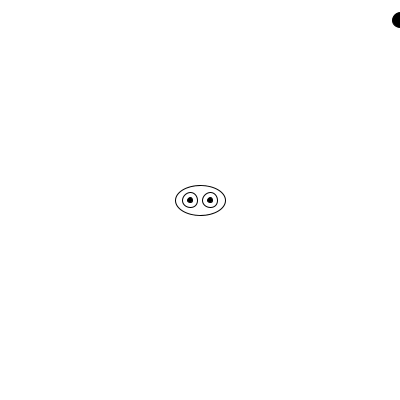
Frame 1 (no input)
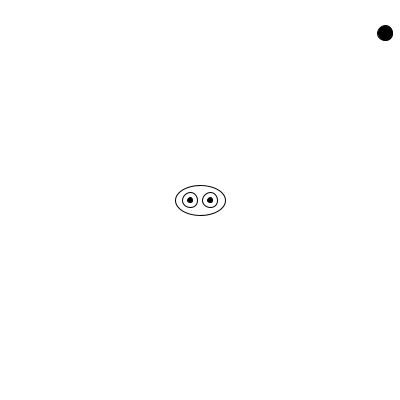
Frame 60 (the mouse pressed at the canvas centre just before this capture)
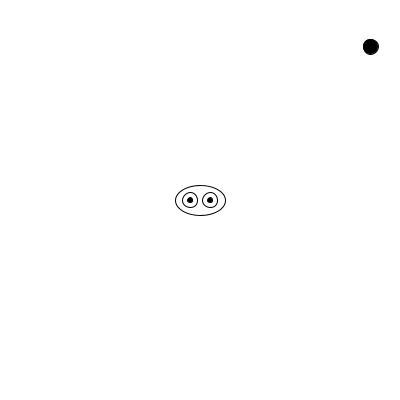
Frame 120 (the mouse held since frame 60 and released just before this capture)

The Processing sketch that drew these frames (run headless with seeded random() and noise(); from frame 60 on, the mouse is pressed at the canvas centre):

// Processing sketch: week07_4_halloween_ArrayList_mouseReleased_remove
// ── week07_4_halloween_ArrayList_mouseReleased_remove.pde
ArrayList<PVector> pt = new ArrayList<PVector>();
void setup(){
  size(400,400);
  background(255);
}
float ghostX = 400, ghostY = 20;
void mouseDragged(){ //滑鼠拖曳
  pt.add( new PVector(mouseX, mouseY));
}
void draw(){
  background(255);
  fill(255);
  ellipse(200,200, 50,30);
  ellipse(190,200, 15,15);
  ellipse(210,200, 15,15);
  fill(0);
  ellipse(190,200, 5,5);
  ellipse(210,200, 5,5);
  //if(mousePressed) line(mouseX, mouseY, pmouseX, pmouseY); // 畫線
  for(int i=0; i<pt.size()-1; i++){
    PVector p = pt.get(i),  p2 = pt.get(i+1);
    line(p.x, p.y, p2.x, p2.y); //ellipse(p.x, p.y, 3, 3);
  }
  
  ellipse(ghostX, ghostY, 15,15);
  float dx = 200-ghostX,  dy = 200-ghostY,  len = sqrt(dx*dx+dy*dy);
  ghostX += dx/len/3;
  ghostY += dy/len/3;
}
void mouseReleased(){
  //background(255);  // 放開滑鼠就把畫面清乾淨
  for(int i=pt.size()-1; i>=0; i--){  //要用倒過來的loop
    pt.remove(i);
  }
}
